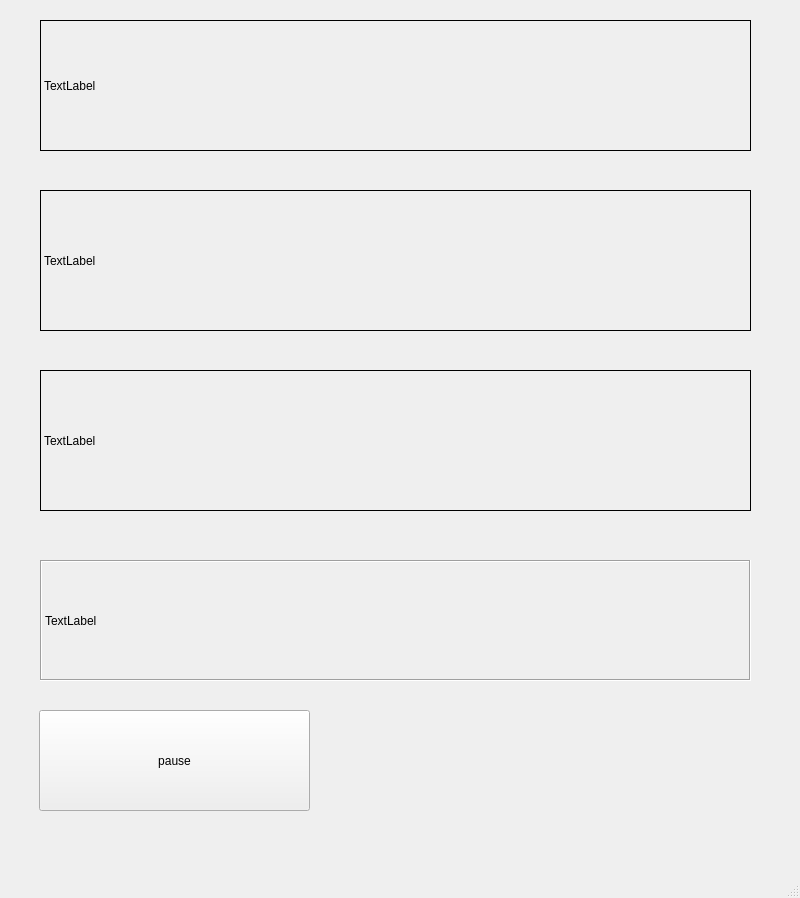
<?xml version="1.0" encoding="UTF-8"?>
<ui version="4.0">
 <class>MainWindow</class>
 <widget class="QMainWindow" name="MainWindow">
  <property name="geometry">
   <rect>
    <x>0</x>
    <y>0</y>
    <width>800</width>
    <height>898</height>
   </rect>
  </property>
  <property name="windowTitle">
   <string>MainWindow</string>
  </property>
  <widget class="QWidget" name="centralwidget">
   <widget class="MyLabel" name="label">
    <property name="geometry">
     <rect>
      <x>40</x>
      <y>20</y>
      <width>711</width>
      <height>131</height>
     </rect>
    </property>
    <property name="frameShape">
     <enum>QFrame::Box</enum>
    </property>
    <property name="text">
     <string>TextLabel</string>
    </property>
   </widget>
   <widget class="QLabel" name="label_2">
    <property name="geometry">
     <rect>
      <x>40</x>
      <y>190</y>
      <width>711</width>
      <height>141</height>
     </rect>
    </property>
    <property name="frameShape">
     <enum>QFrame::Box</enum>
    </property>
    <property name="text">
     <string>TextLabel</string>
    </property>
   </widget>
   <widget class="QLabel" name="label_3">
    <property name="geometry">
     <rect>
      <x>40</x>
      <y>370</y>
      <width>711</width>
      <height>141</height>
     </rect>
    </property>
    <property name="frameShape">
     <enum>QFrame::Box</enum>
    </property>
    <property name="text">
     <string>TextLabel</string>
    </property>
   </widget>
   <widget class="QLabel" name="label_4">
    <property name="geometry">
     <rect>
      <x>40</x>
      <y>560</y>
      <width>711</width>
      <height>121</height>
     </rect>
    </property>
    <property name="frameShape">
     <enum>QFrame::Box</enum>
    </property>
    <property name="frameShadow">
     <enum>QFrame::Sunken</enum>
    </property>
    <property name="text">
     <string>TextLabel</string>
    </property>
   </widget>
   <widget class="QPushButton" name="pushButton">
    <property name="geometry">
     <rect>
      <x>39</x>
      <y>710</y>
      <width>271</width>
      <height>101</height>
     </rect>
    </property>
    <property name="text">
     <string>pause</string>
    </property>
   </widget>
  </widget>
  <widget class="QMenuBar" name="menubar">
   <property name="geometry">
    <rect>
     <x>0</x>
     <y>0</y>
     <width>800</width>
     <height>21</height>
    </rect>
   </property>
  </widget>
  <widget class="QStatusBar" name="statusbar"/>
 </widget>
 <customwidgets>
  <customwidget>
   <class>MyLabel</class>
   <extends>QLabel</extends>
   <header location="global">mylabel.h</header>
  </customwidget>
 </customwidgets>
 <resources/>
 <connections/>
</ui>
